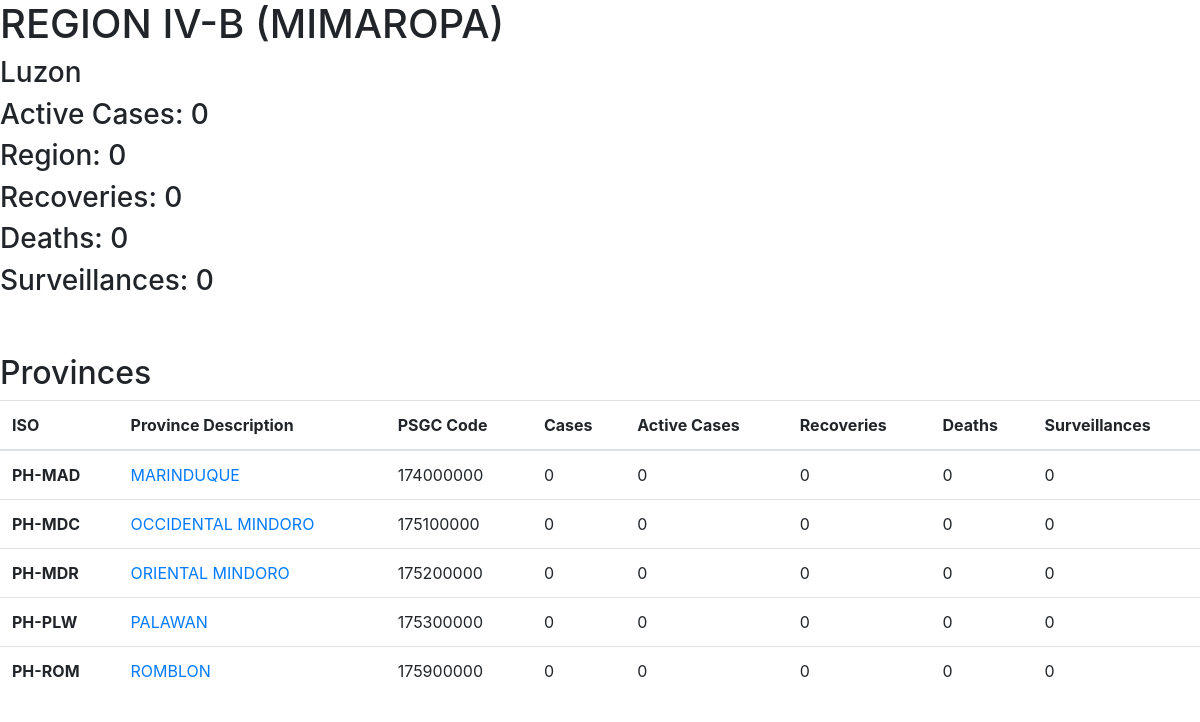
The app's page /region.php?code=17 with its own data.
### tables this page shows
CREATE TABLE `tbl_region` (
  `id` int(2) NOT NULL AUTO_INCREMENT,
  `psgc_code` varchar(9) NOT NULL,
  `reg_desc` varchar(100) NOT NULL,
  `reg_code` varchar(2) NOT NULL,
  `island_group` varchar(8) NOT NULL,
  `num_cases`  int unsigned DEFAULT 0,
  `num_active` int unsigned DEFAULT 0,
  `num_recoveries` int unsigned DEFAULT 0,
  `num_deaths` int unsigned DEFAULT 0,
  `num_surveillances` int unsigned DEFAULT 0,
  PRIMARY KEY (`id`)
);

CREATE TABLE `tbl_province` (
  `id` int(2) NOT NULL AUTO_INCREMENT,
  `psgc_code` varchar(9) NOT NULL,
  `prov_desc` varchar(40) NOT NULL,
  `reg_code` varchar(2) NOT NULL,
  `prov_code` varchar(4) NOT NULL,
  `iso` varchar(6) NOT NULL,
  `num_cases`  int unsigned DEFAULT 0,
  `num_active` int unsigned DEFAULT 0,
  `num_recoveries` int unsigned DEFAULT 0,
  `num_deaths` int unsigned DEFAULT 0,
  `num_surveillances` int unsigned DEFAULT 0,
  PRIMARY KEY (`id`)
);

### includes/functions.inc.php (called while the page is built, shortened)
<?php
function getRegion($conn, $reg_code) {
    $sql = "SELECT * FROM tbl_region WHERE reg_code = ?;";
    $stmt = mysqli_stmt_init($conn);
    if(!mysqli_stmt_prepare($stmt, $sql)) {
        return null;
    }
    mysqli_stmt_bind_param($stmt, "s", $reg_code);
    mysqli_stmt_execute($stmt);
    $resultsData = mysqli_stmt_get_result($stmt);
    if(!$resultsData) {
        return null;
    } else {
        return $resultsData;
    }
}
function getProvinces($conn, $reg_code) {
    $sql = "SELECT * FROM tbl_province WHERE reg_code = ?;";
    $stmt = mysqli_stmt_init($conn);
    if(!mysqli_stmt_prepare($stmt, $sql)) {
        return null;
    }
    mysqli_stmt_bind_param($stmt, "s", $reg_code);
    mysqli_stmt_execute($stmt);
    $resultsData = mysqli_stmt_get_result($stmt);
    if(!$resultsData) {
        return null;
    }else {
        return $resultsData;
    }
}

### region.php (the view, shortened to what this page needs)
<?php
    include_once 'header.php';
?>
<?php
    include_once 'includes/dbh.inc.php';
    include 'includes/functions.inc.php';
    $reg_code = $_GET['code'];
    $regionRes = getRegion($conn, $reg_code);
    $region = mysqli_fetch_array($regionRes);
    $provinces = getProvinces($conn, $reg_code);
?>
<section>
<h1><?php echo $region['reg_desc']; ?></h1>
<h3><?php echo $region['island_group']; ?></h3>
<h3>Active Cases: <?php echo $region['num_cases']; ?></h3>
<h3>Region: <?php echo $region['num_active']; ?></h3>
<h3>Recoveries: <?php echo $region['num_recoveries']; ?></h3>
<h3>Deaths: <?php echo $region['num_deaths']; ?></h3>
<h3>Surveillances: <?php echo $region['num_surveillances'] ?></h3>
</section>
<br><br>
<h2>Provinces</h2>
<table class="table table-hover">
    <thead>
        <tr>
            <th>ISO</th>
            <th>Province Description</th>
            <th>PSGC Code</th>
            <th>Cases</th>
            <th>Active Cases</th>
            <th>Recoveries</th>
            <th>Deaths</th>
            <th>Surveillances</th>
        </tr>
    </thead>
    <tbody>
        <?php
            while($row = mysqli_fetch_array($provinces)) {
        ?>
        <tr>
            <th><?php echo $row['iso']; ?></th>
            <td>
            <a href="province.php?code=<?php echo $row['prov_code']; ?>"><?php echo $row['prov_desc']; ?></a>
            </td>
            <td><?php echo $row['psgc_code']; ?></td>
            <td><?php echo $row['num_cases']; ?></td>
            <td><?php echo $row['num_active']; ?></td>
            <td><?php echo $row['num_recoveries']; ?></td>
            <td><?php echo $row['num_deaths']; ?></td>
            <td><?php echo $row['num_surveillances']; ?></td>
        </tr>
        <?php
            }
        ?>
    </tbody>
</table>
<?php
    include_once 'footer.php';
?>

### records on screen
tbl_region: reg_desc "REGION IV-B (MIMAROPA)", island_group "Luzon", num_cases "0", num_active "0", num_recoveries "0", num_deaths "0", num_surveillances "0"
tbl_province: iso "PH-MAD", prov_desc "MARINDUQUE", psgc_code "174000000", num_cases "0", num_active "0", num_recoveries "0", num_deaths "0", num_surveillances "0"
tbl_province: iso "PH-MDC", prov_desc "OCCIDENTAL MINDORO", psgc_code "175100000", num_cases "0", num_active "0", num_recoveries "0", num_deaths "0", num_surveillances "0"
tbl_province: iso "PH-MDR", prov_desc "ORIENTAL MINDORO", psgc_code "175200000", num_cases "0", num_active "0", num_recoveries "0", num_deaths "0", num_surveillances "0"
tbl_province: iso "PH-PLW", prov_desc "PALAWAN", psgc_code "175300000", num_cases "0", num_active "0", num_recoveries "0", num_deaths "0", num_surveillances "0"
tbl_province: iso "PH-ROM", prov_desc "ROMBLON", psgc_code "175900000", num_cases "0", num_active "0", num_recoveries "0", num_deaths "0", num_surveillances "0"
